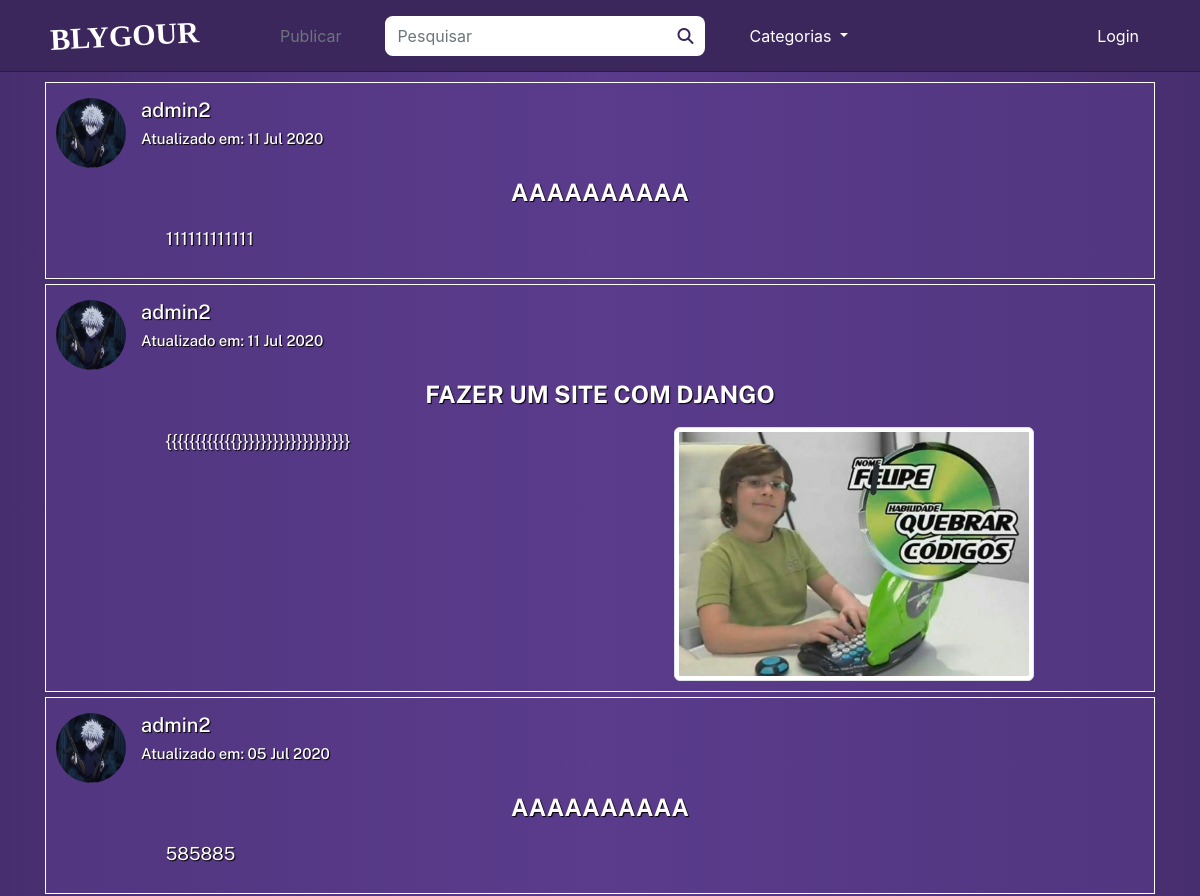
/ (upper part), run on an earlier commit of the app's database.
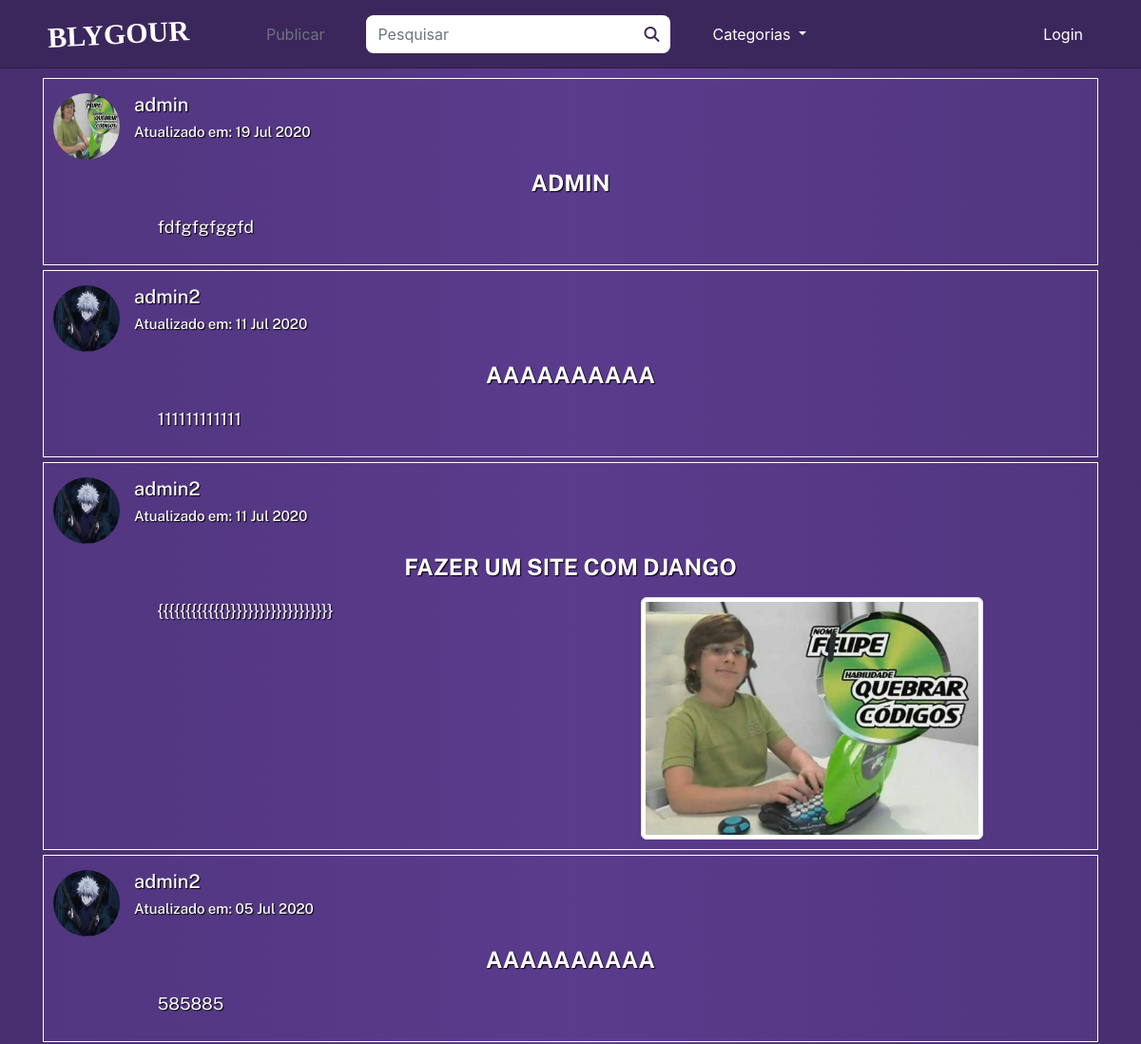
And on a later commit of the database.
### posts/models.py (models this page shows, shortened)
class Post(models.Model):
    title = models.CharField('Título', max_length=100)
    text = models.TextField('Texto da Postagem')
    user = models.ForeignKey(get_user_model(), on_delete=models.CASCADE, null=True, blank=True)
    image = models.ImageField(upload_to = get_file_path, verbose_name='Imagem', null=True, blank=True)
    created_at = models.DateTimeField('Criado em :', auto_now_add = True)
    updated_at = models.DateTimeField('Modificado em :', auto_now = True)
    class Meta:
        verbose_name = 'Postagem'
        verbose_name_plural = 'Postagens'
        ordering = ['text']

### users/models.py (models this page shows, shortened)
class User(AbstractUser, PermissionsMixin):
    username = models.CharField('Nome do usuário', max_length=30, unique=True)
    email = models.EmailField('Email', unique=True)
    profile_picture = models.ImageField(upload_to = get_file_path, verbose_name='Imagem', null=True, blank=True)
    is_active = models.BooleanField('Está Ativo?', blank=True, default=True)
    is_staff = models.BooleanField('É da equipe?', blank=True, default=False)
    is_superuser = models.BooleanField('É super Usuário?', blank=True, default=False)
    date_joined = models.DateField('Data de Entrada', auto_now_add=True)
    first_name = None
    last_name = None
    objects = UserManager()
    USERNAME_FIELD = 'username'
    REQUIRED_FIELDS = ['email']
    def __str__(self):
        return self.username
    class Meta:
        verbose_name = 'Usuário'
        verbose_name_plural = 'Usuários'

### posts/views.py (the view)
# urls.py: path('', views.postsList, name='posts-list'),
def postsList(request):
    search = request.GET.get('search')
    if search:
        posts = Post.objects.filter(title__icontains=search)
        users = User.objects.filter(username__icontains=search)
        context = {
            'posts': posts,
            'users': users,
            'search': search,
        }
        return render(request, 'posts/search.html', context)
    else:
        posts_list = Post.objects.all().order_by('-created_at')
        paginator = Paginator(posts_list, 7)
        page = request.GET.get('page')
        posts = paginator.get_page(page)
        context = {
            'posts': posts,
        }
        return render(request, 'posts/index.html', context)

### posts/templates/posts/index.html (shortened to what this page needs)
{% extends 'base.html' %}
{% load static %}
{% block styles %}
    <link rel="stylesheet" href="{% static 'css/add-post.css' %}">
    <link rel="stylesheet" href="{% static 'css/index.css' %}">
{% endblock styles %}
{% block content %}
    {% for post in posts %}
        <div class="container view-posts">
            {% block user_informations %}
                <div class="row user">
                    <div>
                        <a href="{% url 'posts:profile_user' post.user.username %}" class='user'>
                            {% if post.user.profile_picture %}
                                <img class='user-picture' src="/media/{{ post.user.profile_picture }}" alt="Profile Picture {{ post.user }}">
                            {% else %}
                                <img class='user-picture' src="/media/profiles/avatar.png" alt="Default profile picture">
                            {% endif %}
                        </a>
                    </div>
                    <div class="col">
                        <h5>
                            <a href="{% url 'posts:profile_user' post.user.username %}" class='user'>{{ post.user }}</a>
                        </h5>
                        <h6 class="data-update">Atualizado em:
                            {{ post.updated_at|date:"d M Y" }}</h6>
                    </div>
                </div>
            {% endblock user_informations %}
            <a href="{% url 'posts:posts-view' post.id %}">
                <div class='col-12'>
                    <div class="row title">
                        <div class="col-1"></div>
                        <div class="col-10">
                            <h2>
                                <strong>{{ post.title|upper }}</strong>
                            </h2>
                        </div>
                        <div class="col-1"></div>
                    </div>
                    <div class="row post">
                        <div class="col-1"></div>
                        <div class="col-10">
                            {% if post.image %}
                                <img src="/media/{{ post.image }}" class="img-thumbnail" alt="{{ post.title }}">
                            {% endif %}
                            {{ post.text|truncatechars:"750"|linebreaks }}
                        </div>
                    </div>
                </div>
            </a>
        </div>
    {% endfor %}
</div>
{% endblock content %}

What changed in the data, as far as the page shows it:
added Post: user.profile_picture (picture), user "admin", updated_at "19 Jul 2020", title "ADMIN", text "fdfgfgfggfd"
